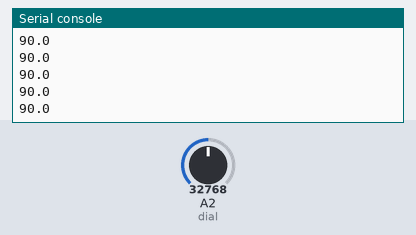
Bench run of a program on a simulated CircuitPython board. Parts: the last lines printed to the serial console. The test bench sets the inputs (shaded band); at power-on: A2 (dial) = 32768 (analog values on the 0–65535 scale).

Above: at 1.2 s.
1.3 s: A2 (dial) set to 45874
At 1.32 s:
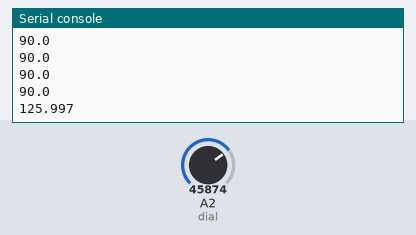
2.8 s: A2 (dial) set to 57670
At 2.84 s:
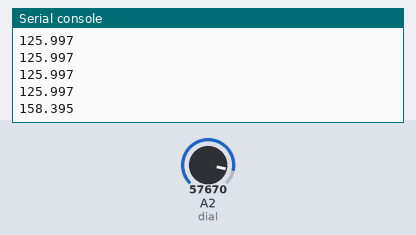
Timing chart, 0 to 5.8 s (numbered marks = the images above; inputs shaded):
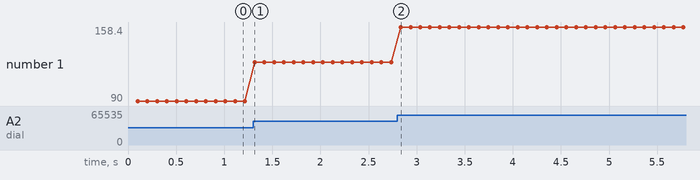

The program:

CircuitPythonProcessing.py
```python
import board #pylint: disable-msg=import-error
from analogio import AnalogIn #pylint: disable-msg=import-error
import time
import busio #pylint: disable-msg=import-error

uart = busio.UART(board.TX, board.RX, baudrate=9600)

dial = AnalogIn(board.A2)
#dial.direction = Direction.INPUT
#dial.pull = Pull.UP

def get_voltage(pin):
    return(pin.value*180)/65536 #getting and scaling my data, 0-180


while True:
    time.sleep(.1) #delay
    myDial = get_voltage(dial)
    #newVal = map_range(myDial, 0, 65536, 0, 255)  ---I didn't have the library needed to map, and I decided it would be easier to
                                                      #scale the number using the math at the top
    #data = uart.read(32)  ---Took this line out because I never used data, and it was slowing down my code a  ton
    uart.write(bytes([int(myDial)])) #my potentiometer values are being sent as bytes
    print(myDial) #Printing the data to serial monitor
```

Measured:
- after the input at 1.3 s, the serial console: prints a new line at once (image 1)
- after the input at 2.8 s, the serial console: prints a new line at once (image 2)
- plotted number 1: 90 → 126 after the input at 1.3 s, 126 → 158.4 after the input at 2.8 s
